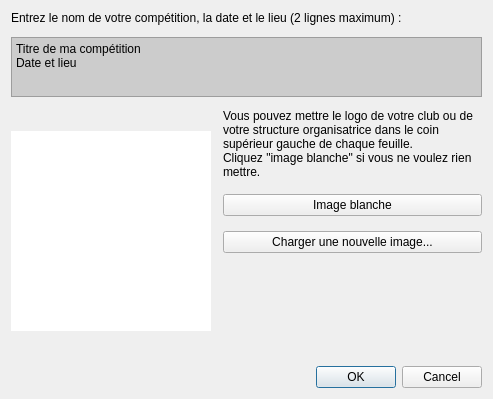
<?xml version="1.0" encoding="UTF-8"?>
<ui version="4.0">
 <class>PDFDialog</class>
 <widget class="QDialog" name="PDFDialog">
  <property name="geometry">
   <rect>
    <x>0</x>
    <y>0</y>
    <width>493</width>
    <height>399</height>
   </rect>
  </property>
  <property name="sizePolicy">
   <sizepolicy hsizetype="Preferred" vsizetype="MinimumExpanding">
    <horstretch>0</horstretch>
    <verstretch>0</verstretch>
   </sizepolicy>
  </property>
  <property name="windowTitle">
   <string>Dialog</string>
  </property>
  <layout class="QVBoxLayout" name="verticalLayout">
   <property name="spacing">
    <number>12</number>
   </property>
   <item>
    <widget class="QLabel" name="label">
     <property name="text">
      <string>Entrez le nom de votre compétition, la date et le lieu (2 lignes maximum) :</string>
     </property>
    </widget>
   </item>
   <item>
    <widget class="QPlainTextEdit" name="titleText">
     <property name="sizePolicy">
      <sizepolicy hsizetype="Expanding" vsizetype="Fixed">
       <horstretch>0</horstretch>
       <verstretch>0</verstretch>
      </sizepolicy>
     </property>
     <property name="maximumSize">
      <size>
       <width>16777215</width>
       <height>60</height>
      </size>
     </property>
     <property name="styleSheet">
      <string notr="true">background-color:#ccc</string>
     </property>
     <property name="verticalScrollBarPolicy">
      <enum>Qt::ScrollBarAlwaysOff</enum>
     </property>
     <property name="horizontalScrollBarPolicy">
      <enum>Qt::ScrollBarAlwaysOff</enum>
     </property>
     <property name="lineWrapMode">
      <enum>QPlainTextEdit::NoWrap</enum>
     </property>
     <property name="plainText">
      <string>Titre de ma compétition
Date et lieu</string>
     </property>
    </widget>
   </item>
   <item>
    <widget class="QWidget" name="widget" native="true">
     <layout class="QHBoxLayout" name="horizontalLayout">
      <property name="spacing">
       <number>12</number>
      </property>
      <property name="leftMargin">
       <number>0</number>
      </property>
      <property name="topMargin">
       <number>0</number>
      </property>
      <property name="rightMargin">
       <number>0</number>
      </property>
      <property name="bottomMargin">
       <number>0</number>
      </property>
      <item>
       <widget class="QLabel" name="iconLabel">
        <property name="sizePolicy">
         <sizepolicy hsizetype="Expanding" vsizetype="Expanding">
          <horstretch>0</horstretch>
          <verstretch>0</verstretch>
         </sizepolicy>
        </property>
        <property name="minimumSize">
         <size>
          <width>200</width>
          <height>200</height>
         </size>
        </property>
        <property name="maximumSize">
         <size>
          <width>200</width>
          <height>200</height>
         </size>
        </property>
        <property name="styleSheet">
         <string notr="true">background-color:#FFFFFF</string>
        </property>
        <property name="text">
         <string/>
        </property>
        <property name="pixmap">
         <pixmap resource="resources.qrc">:/icon.png</pixmap>
        </property>
        <property name="alignment">
         <set>Qt::AlignCenter</set>
        </property>
       </widget>
      </item>
      <item>
       <widget class="QWidget" name="widget_2" native="true">
        <layout class="QVBoxLayout" name="verticalLayout_2">
         <property name="spacing">
          <number>15</number>
         </property>
         <property name="leftMargin">
          <number>0</number>
         </property>
         <property name="topMargin">
          <number>0</number>
         </property>
         <property name="rightMargin">
          <number>0</number>
         </property>
         <property name="bottomMargin">
          <number>0</number>
         </property>
         <item>
          <widget class="QLabel" name="label_2">
           <property name="text">
            <string>Vous pouvez mettre le logo de votre club ou de votre structure organisatrice dans le coin supérieur gauche de chaque feuille.
Cliquez &quot;image blanche&quot; si vous ne voulez rien mettre.</string>
           </property>
           <property name="wordWrap">
            <bool>true</bool>
           </property>
          </widget>
         </item>
         <item>
          <widget class="QPushButton" name="voidImageButton">
           <property name="text">
            <string>  Image blanche  </string>
           </property>
          </widget>
         </item>
         <item>
          <widget class="QPushButton" name="loadImageButton">
           <property name="sizePolicy">
            <sizepolicy hsizetype="Expanding" vsizetype="Maximum">
             <horstretch>0</horstretch>
             <verstretch>0</verstretch>
            </sizepolicy>
           </property>
           <property name="text">
            <string>  Charger une nouvelle image...  </string>
           </property>
          </widget>
         </item>
         <item>
          <spacer name="verticalSpacer">
           <property name="orientation">
            <enum>Qt::Vertical</enum>
           </property>
           <property name="sizeHint" stdset="0">
            <size>
             <width>20</width>
             <height>40</height>
            </size>
           </property>
          </spacer>
         </item>
        </layout>
       </widget>
      </item>
     </layout>
    </widget>
   </item>
   <item>
    <widget class="QDialogButtonBox" name="buttonBox">
     <property name="minimumSize">
      <size>
       <width>0</width>
       <height>0</height>
      </size>
     </property>
     <property name="orientation">
      <enum>Qt::Horizontal</enum>
     </property>
     <property name="standardButtons">
      <set>QDialogButtonBox::Cancel|QDialogButtonBox::Ok</set>
     </property>
    </widget>
   </item>
  </layout>
 </widget>
 <resources>
  <include location="resources.qrc"/>
 </resources>
 <connections>
  <connection>
   <sender>buttonBox</sender>
   <signal>accepted()</signal>
   <receiver>PDFDialog</receiver>
   <slot>accept()</slot>
   <hints>
    <hint type="sourcelabel">
     <x>248</x>
     <y>254</y>
    </hint>
    <hint type="destinationlabel">
     <x>157</x>
     <y>274</y>
    </hint>
   </hints>
  </connection>
  <connection>
   <sender>buttonBox</sender>
   <signal>rejected()</signal>
   <receiver>PDFDialog</receiver>
   <slot>reject()</slot>
   <hints>
    <hint type="sourcelabel">
     <x>316</x>
     <y>260</y>
    </hint>
    <hint type="destinationlabel">
     <x>286</x>
     <y>274</y>
    </hint>
   </hints>
  </connection>
 </connections>
</ui>
